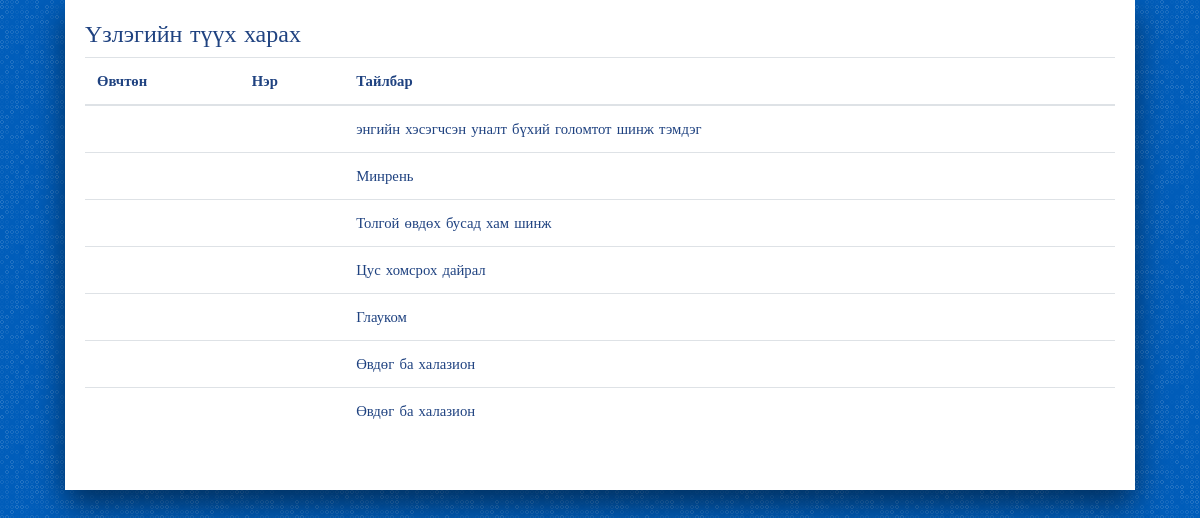
The page /drug/onosh_list/ on the database its author committed.
### drug/models.py (models this page shows, shortened)
class Onosh(models.Model):
    category = models.CharField(max_length=200, null=True, blank=True)
    disc = models.CharField(max_length=400, null=True, blank=True)
    code = models.CharField(max_length=20, null=True, blank=True)

### drug/views.py (the view)
def onosh_list(request, template_name='drug/onosh_list.html'):
    onosh = Onosh.objects.all()
    data = {}
    data['onosh'] = onosh
    return render(request, template_name, data)

### drug/templates/drug/onosh_list.html
{% extends 'base.html' %}
{% load staticfiles %}
{% block content %}
<h4>Үзлэгийн түүх харах</h4>
<table class="table">
<thead>
    <tr>
      <th> Өвчтөн</th>
      <th> Нэр </th>
      <th> Тайлбар </th>
    </tr>
</thead>
  <tbody>
      {% for drug in onosh %}
      <tr>
        <td>{{ drug.costumer }}</td>
        <td>{{ drug.name }}</td>
        <td>{{ drug.disc }}</td>
      </tr>
      {% endfor %}
  </tbody>
</table>
{% endblock %}

### static/css/style.css (style rules this page uses)
body { background-color: #e9e9e9; }

### static/css/basic.css (style rules this page uses)
body { font-family: "Fira Sans Condensed"; font-weight: 400; font-size: 0.92em; color: #1f4280; background-color: #005dba; line-height: 1.5em; word-spacing: 0.1em; margin: 0; }

### rows shown on the page
Onosh: disc "энгийн хэсэгчсэн уналт бүхий голомтот шинж тэмдэг"
Onosh: disc "Минрень"
Onosh: disc "Толгой өвдөх бусад хам шинж"
Onosh: disc "Цус хомсрох дайрал"
Onosh: disc "Глауком"
Onosh: disc "Өвдөг ба халазион"
Onosh: disc "Өвдөг ба халазион"
